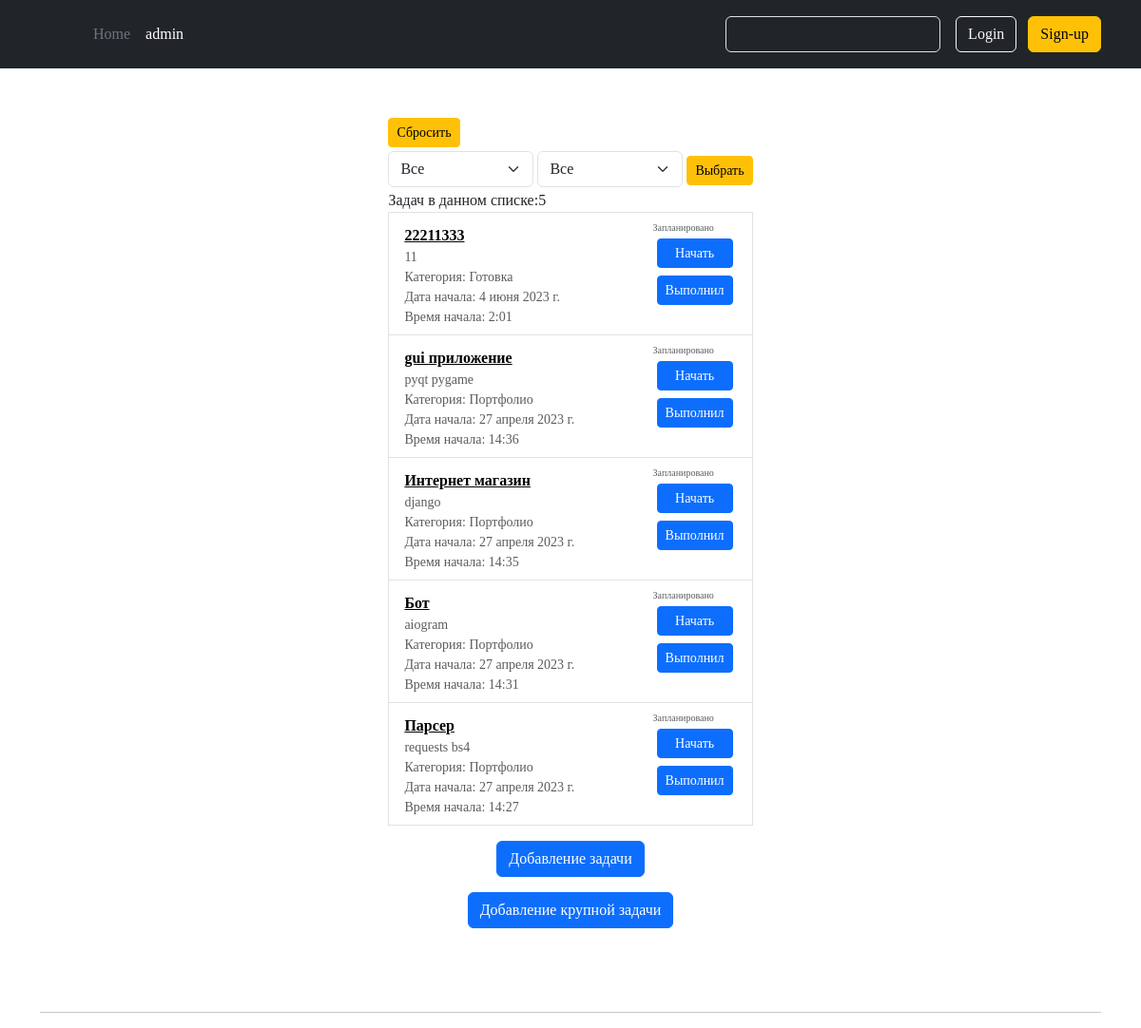
The app's page /, older data.
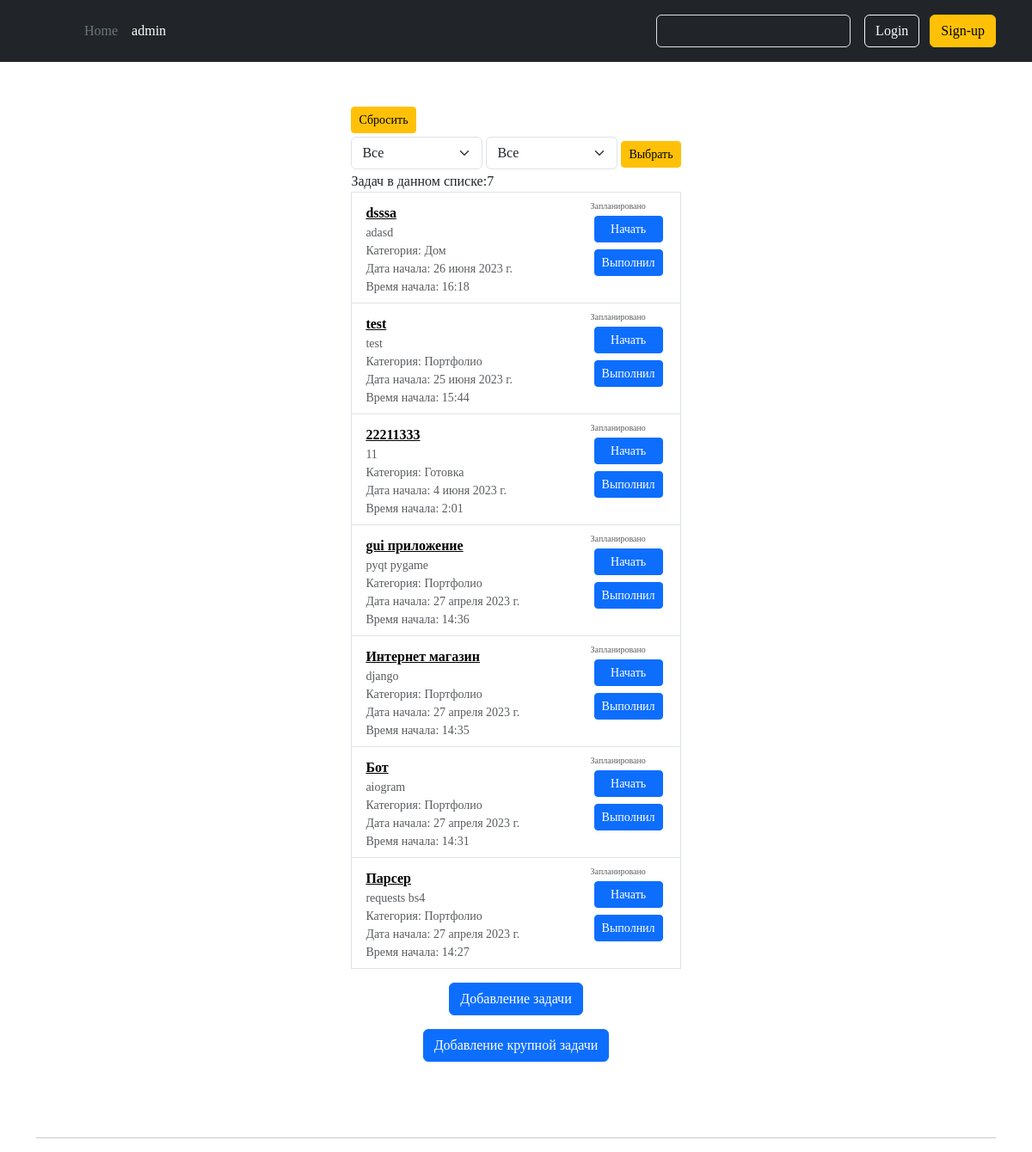
The same page, newer data.
### todo/models.py (models this page shows, shortened)
class Task(models.Model):
    title = models.CharField(max_length=200, verbose_name='Название')
    description = models.CharField(max_length=1000, verbose_name='Описание задачи', blank=True)
    category = models.ForeignKey(Category, verbose_name='Категория', on_delete=models.CASCADE)
    created_at = models.DateTimeField(auto_now_add=True, verbose_name='Дата создания')
    started_at_date = models.DateField(default=django.utils.timezone.localtime, verbose_name='Дата начала')
    started_at_time = models.TimeField(default=django.utils.timezone.localtime, verbose_name='Время начала')
    due_date_date = models.DateField(verbose_name='Дата окончания', blank=True, null=True)
    due_date_time = models.TimeField(verbose_name='Время окончания', blank=True, null=True)
    order_in_big_task = models.IntegerField(blank=True, null=True, default=0, verbose_name='Приоритетность')
    status = models.IntegerField(default=0, choices=CHOICES, verbose_name='Статус')
    class Meta:
        verbose_name = 'задача'
        verbose_name_plural = 'задачи'
        ordering = ['-created_at']
    def get_absolute_url(self):
        return reverse('task_detail', kwargs={'pk' : self.pk})

class Category(MPTTModel):
    title = models.CharField(max_length=100, unique=True)
    description = models.CharField(max_length=200, verbose_name='Описание', blank=True)
    parent = TreeForeignKey('self', on_delete=models.CASCADE, null=True, blank=True, related_name='children')
    class MPTTMeta:
        order_insertion_by = ['title']
    class Meta:
        verbose_name = 'категория'
        verbose_name_plural = 'категории'

### todo/views.py (the view)
# urls.py: path('', task_listing, name='home'),
def task_listing(request):
    context = {
        "task_list": services.TaskFilter(request.GET, queryset=Task.objects.filter(status__lte=1)),
        "date_list": services.date_list,
    }
    return render(request, "todo/index.html", context)

### todo/templatetags/get_item.py (called while the page is built)
@register.filter
def get_item(dictionary, key):
    return dictionary.get(key)

### todo/templates/todo/index.html (shortened to what the changed rows need)
{% extends 'todo_base.html' %}
{% load get_item %}
{% load static %}
{% block extrahead %}
    <link rel="stylesheet" href="{% static 'todo/css/style.css' %}">
{% endblock %}
{% block body %}
    <todo_list>
        <div class="container">
            <div class="d-flex flex-column flex-md-row p-4 gap-4 py-md-5 align-items-center justify-content-center">
                <div class="list-group">
                    <form method="get">
                    </form>
                    <form method="get">
                    </form>
                    Задач в данном списке:{{ task_list.qs.count }}
                    {% for task in task_list.qs %}
                        <span class="list-group-item align-content-between d-flex gap-3">
                            <span class="pt-1 d-flex flex-column form-checked-content order-first">
                                <strong>
                                    <span style="vertical-align: inherit;">
                                        <span style="vertical-align: inherit;">
                                            <a href="{{ task.get_absolute_url }}">{{ task.title }}</a>
                                        </span>
                                    </span>
                                </strong>
                                <small class="d-block text-body-secondary">
                                    <span style="vertical-align: inherit;">
                                        <span style="vertical-align: inherit;">{{ task.description }}</span>
                                    </span>
                                </small>
                                <small class="d-block text-body-secondary">
                                    <span style="vertical-align: inherit;">
                                        Категория:
                                        <span style="vertical-align: inherit;">{{ task.category.title }}</span>
                                    </span>
                                </small>
                                <small class="d-block text-body-secondary">
                                    Дата начала:
                                    <span style="vertical-align: inherit;">
                                        <span style="vertical-align: inherit;">
                                            {{ task.started_at_date }}</span>
                                    </span>
                                </small>
                                <small class="d-block text-body-secondary">
                                    Время начала:
                                    <span style="vertical-align: inherit;">
                                        <span style="vertical-align: inherit;">{{ task.started_at_time }}</span>
                                    </span>
                                </small>
                            </span>
                            <span class="small d-flex flex-column text-body-secondary ms-auto order-last change-status">
                                {{ task.get_status_display }}
                                {% if task.status == 0 %}
                                    <a href="{% url 'task_start' pk=task.pk %}" class="btn btn-primary btn-sm m-1">Начать</a>
                                {% endif %}
                                {% if task.status != 2 %}
                                    <a href="{% url 'task_done' pk=task.pk %}"
                                       class="btn btn-primary btn-sm m-1">Выполнил</a>
                                {% endif %}
                            </span>
                        </span>
                    {% endfor %}
                    <a href="{% url 'task_create' %}" class="btn btn-primary mt-3 mx-auto">
                    </a>
                    <a href="{% url 'big_task_create' %}" class="btn btn-primary mt-3 mx-auto">
                    </a>
                </div>
            </div>
            <br>
        </div>
    </todo_list>
{% endblock %}

Row changes from the older to the newer data that the page shows:
added Task: title "dsssa", description "adasd", category "Дом", started_at_date "26 июня 2023 г.", started_at_time "16:18", status "Запланировано", shows "Начать", shows "Выполнил"
added Task: title "test", description "test", category "Портфолио", started_at_date "25 июня 2023 г.", started_at_time "15:44", status "Запланировано", shows "Начать", shows "Выполнил"
Text that changed along with them:
{{ task_list.qs.count }}: "5" → "7"
